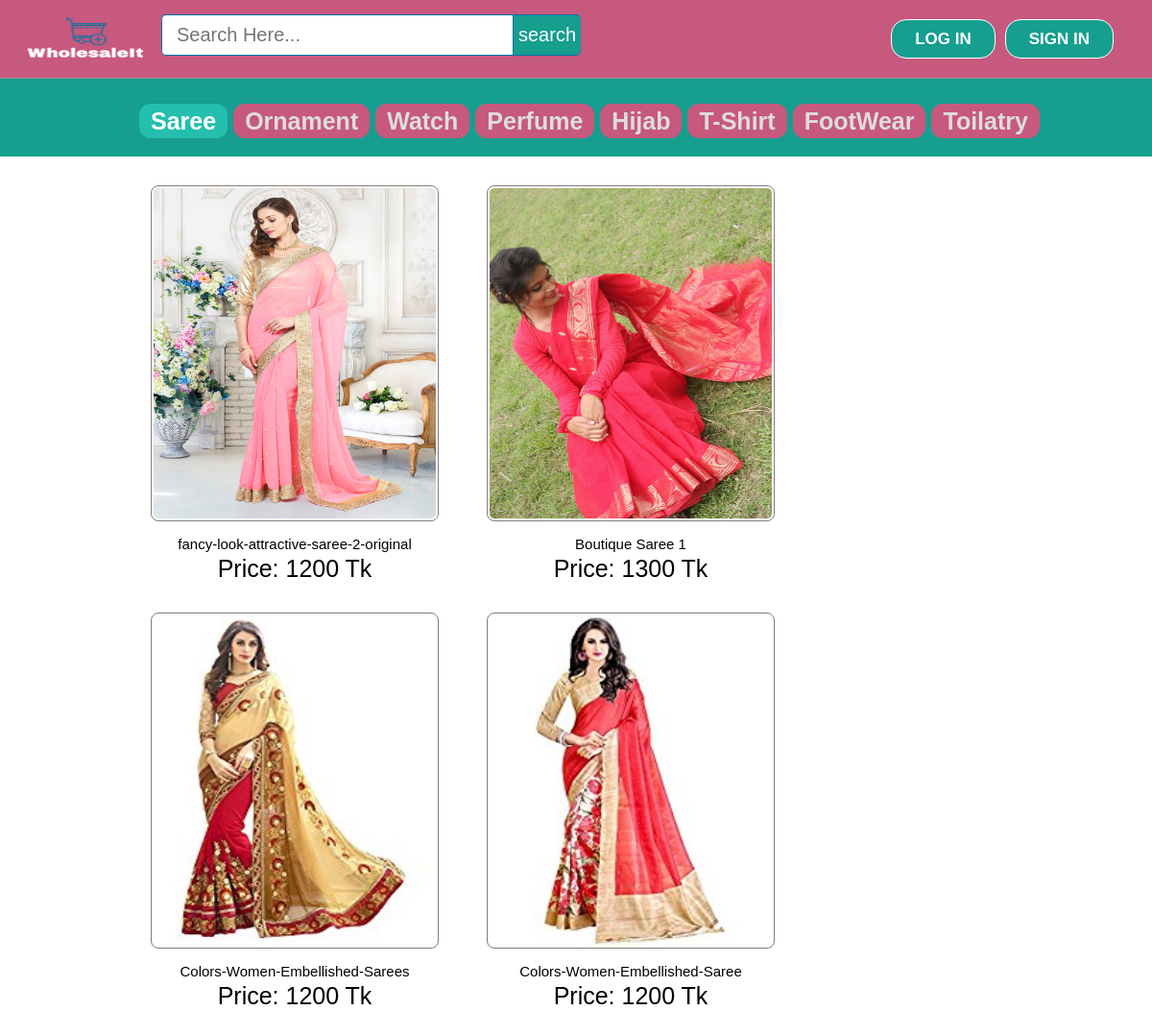
The app's page /women/saree.php with its own data.
### tables this page shows
CREATE TABLE IF NOT EXISTS `products` (
`id` int(11) NOT NULL,
  `pName` varchar(100) NOT NULL,
  `price` int(11) NOT NULL,
  `description` text NOT NULL,
  `available` int(11) NOT NULL,
  `category` varchar(100) NOT NULL,
  `type` varchar(100) NOT NULL,
  `item` varchar(100) NOT NULL,
  `pCode` varchar(20) NOT NULL,
  `picture` text NOT NULL
);

### women/saree.php (the view, shortened to what this page needs)
<?php include ( "../inc/connect.inc.php" ); ?>
<!DOCTYPE html>
<html>
<head>
	<link rel="stylesheet" type="text/css" href="../css/style.css">
</head>
<body>
	<?php include ( "../inc/mainheader.inc.php" ); ?>
	<div class="categolis">
		<table>
			<tr>
				<th>
					<a href="saree.php" style="text-decoration: none;color: #fff;padding: 4px 12px;background-color: #24bfae;border-radius: 12px;">Saree</a>
				</th>
				<th><a href="ornament.php" style="text-decoration: none;color: #ddd;padding: 4px 12px;background-color: #c7587e;border-radius: 12px;">Ornament</a></th>
				<th><a href="watch.php" style="text-decoration: none;color: #ddd;padding: 4px 12px;background-color: #c7587e;border-radius: 12px;">Watch</a></th>
				<th><a href="perfume.php" style="text-decoration: none;color: #ddd;padding: 4px 12px;background-color: #c7587e;border-radius: 12px;">Perfume</a></th>
				<th><a href="hijab.php" style="text-decoration: none;color: #ddd;padding: 4px 12px;background-color: #c7587e;border-radius: 12px;">Hijab</a></th>
				<th><a href="tshirt.php" style="text-decoration: none;color: #ddd;padding: 4px 12px;background-color: #c7587e;border-radius: 12px;">T-Shirt</a></th>
				<th><a href="footwear.php" style="text-decoration: none;color: #ddd;padding: 4px 12px;background-color: #c7587e;border-radius: 12px;">FootWear</a></th>
				<th><a href="toilatry.php" style="text-decoration: none;color: #ddd;padding: 4px 12px;background-color: #c7587e;border-radius: 12px;">Toilatry</a></th>
			</tr>
		</table>
	</div>
	<div style="padding: 30px 120px; font-size: 25px; margin: 0 auto; display: table; width: 98%;">
		<div>
		<?php
			$getposts = mysqli_query($con,"SELECT * FROM products WHERE available >='1' AND item ='saree'  ORDER BY id DESC LIMIT 10") or die(mysqli_error($con));
					if (mysqli_num_rows($getposts)) {
					echo '<ul id="recs">';
					while ($row = mysqli_fetch_assoc($getposts)) {
						$id = $row['id'];
						$pName = $row['pName'];
						$price = $row['price'];
						$picture = $row['picture'];
						echo '
							<ul style="float: left;">
								<li style="float: left; padding: 0px 25px 25px 25px;">
									<div class="home-prodlist-img"><a href="view_product.php?pid='.$id.'">
										<img src="../image/product/saree/'.$picture.'" class="home-prodlist-imgi">
										</a>
										<div style="text-align: center; padding: 0 0 6px 0;"> <span style="font-size: 15px;">'.$pName.'</span><br> Price: '.$price.' Tk</div>
									</div>
								</li>
							</ul>
						';
						}
				}
		?>
		</div>
	</div>
</body>
</html>

### css/style.css (style rules this page uses)
html, body, div, span, applet, object, iframe, h1, h2, h3, h4, h5, h6, p, blockquote, pre, a, abbr, acronym, address, big, cite, code, del, dfn, em, img, ins, kbd, q, s, samp, small, strike, strong, sub, sup, tt, var, b, u, i, center, dl, dt, dd, ol, ul, li, fieldset, form, label, legend, table, caption, tbody, tfoot, thead, tr, th, td, article, aside, canvas, details, embed, figure, figcaption, footer, header, hgroup, menu, nav, output, ruby, section, summary, time, mark, audio, video { margin: 0; padding: 0; border: 0; font: inherit; vertical-align: baseline; box-sizing: border-box; }
body { line-height: normal; }
ol, ul { list-style: none; }
table { border-collapse: collapse; border-spacing: 0; }
* { margin: 0px; padding: 0px; }
body, button, input, label, select, td, textarea { font-family: Arial, Helvetica, tahoma,verdana,arial,sans-serif; font-size: 12px; }
body { width: 100%; position: relative; background-color: #ffffff; min-width: 1080px; }
.home-prodlist-imgi { height: 350px; width: 300px; padding: 2px; border: 1px solid #847b7b; border-radius: 8px; }
.categolis { line-height: 1.3; font-weight: bold; color: #fff; padding: 110px 20px 20px 145px; background-color: #169e8f; text-align: center; font-size: 25px; }
.categolis table tbody tr th { padding: 0px 6px 0px 0px; }

### records on screen
products: picture (picture), pName "fancy-look-attractive-saree-2-original", price "1200"
products: picture (picture), pName "Boutique Saree 1", price "1300"
products: picture (picture), pName "Colors-Women-Embellished-Sarees", price "1200"
products: picture (picture), pName "Colors-Women-Embellished-Saree", price "1200"
